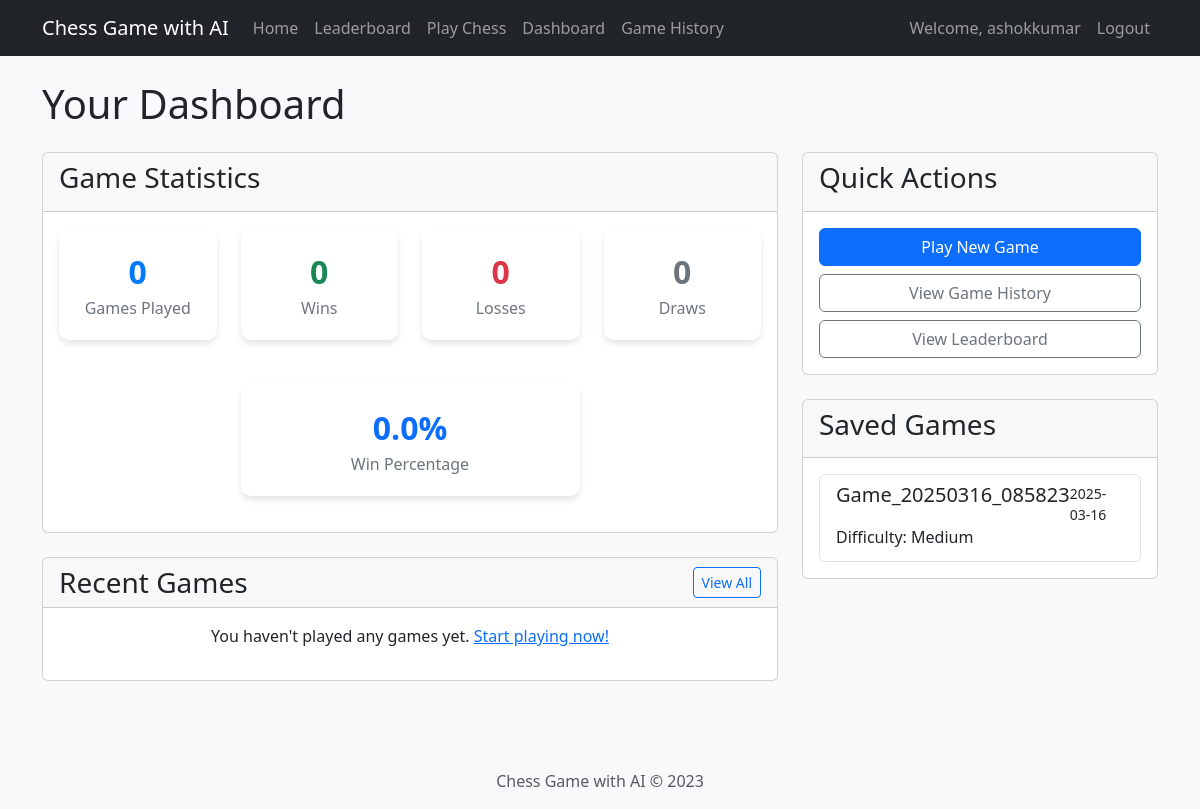
Before: /dashboard (signed in) with the older database file.
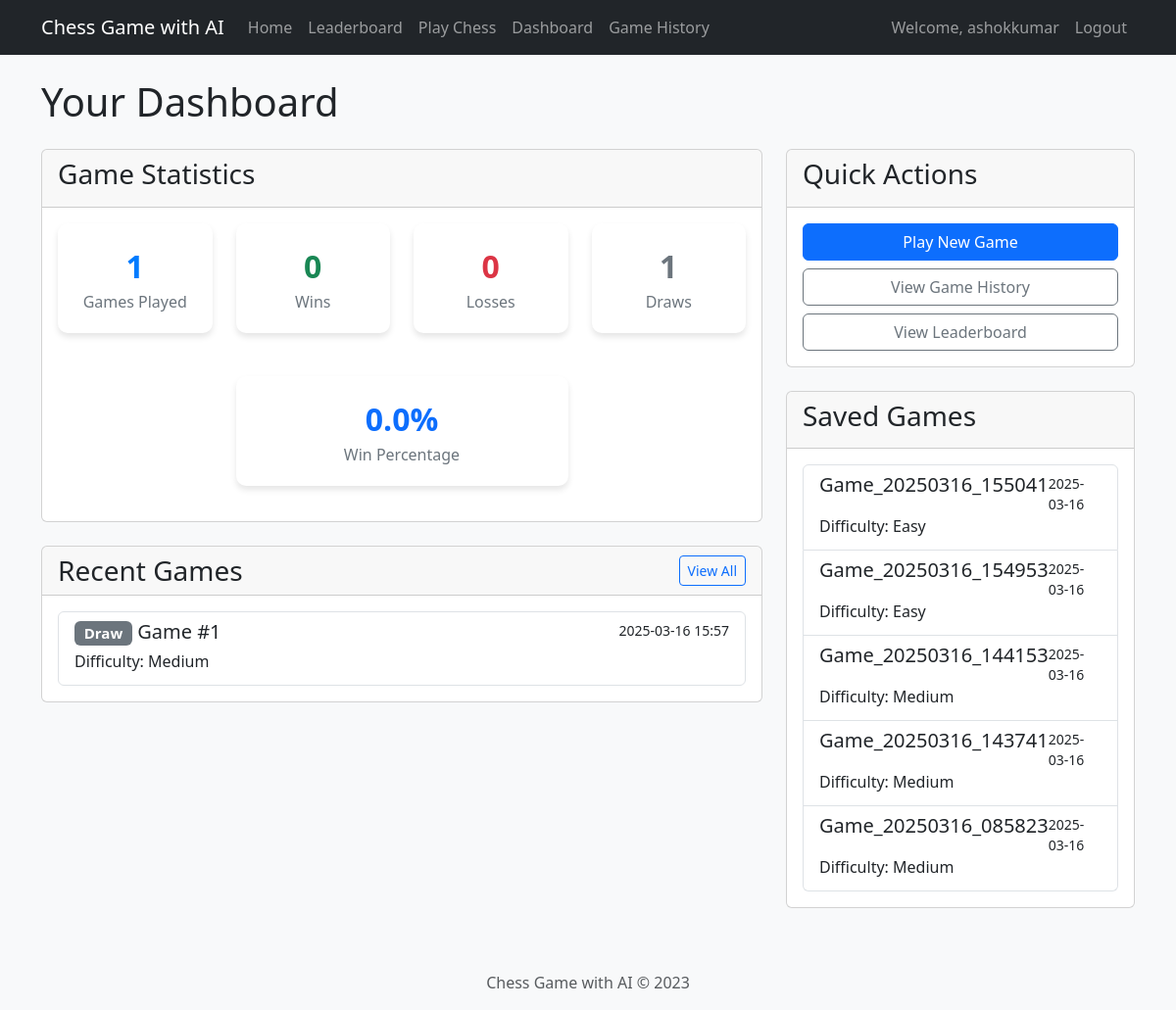
After: the same page with the newer database file.
### chess_app/db/models.py (models this page shows, shortened)
class User(db.Model, UserMixin):
    __tablename__ = 'users'
    id = db.Column(db.Integer, primary_key=True)
    username = db.Column(db.String(64), unique=True, nullable=False)
    password_hash = db.Column(db.String(128), nullable=False)
    created_at = db.Column(db.DateTime, default=datetime.utcnow)
    games_played = db.Column(db.Integer, default=0)
    wins = db.Column(db.Integer, default=0)
    losses = db.Column(db.Integer, default=0)
    draws = db.Column(db.Integer, default=0)
    games = db.relationship('Game', backref='player', lazy='dynamic')
    def get_win_percentage(self):
        if self.games_played == 0:
            return 0
        return (self.wins / self.games_played) * 100

class SavedGame(db.Model):
    __tablename__ = 'saved_games'
    id = db.Column(db.Integer, primary_key=True)
    user_id = db.Column(db.Integer, db.ForeignKey('users.id'), nullable=False)
    name = db.Column(db.String(64), nullable=False)
    created_at = db.Column(db.DateTime, default=datetime.utcnow)
    fen = db.Column(db.String(100), nullable=False)
    moves = db.Column(db.Text, nullable=True)  # Stored as JSON string
    difficulty = db.Column(db.String(10), nullable=False, default='medium')

class Game(db.Model):
    __tablename__ = 'games'
    id = db.Column(db.Integer, primary_key=True)
    user_id = db.Column(db.Integer, db.ForeignKey('users.id'), nullable=False)
    start_time = db.Column(db.DateTime, default=datetime.utcnow)
    end_time = db.Column(db.DateTime, nullable=True)
    result = db.Column(db.String(10), nullable=True)  # 'win', 'loss', 'draw'
    difficulty = db.Column(db.String(10), nullable=False, default='medium')
    moves = db.Column(db.Text, nullable=True)  # Stored as JSON string
    final_fen = db.Column(db.String(100), nullable=True)

### chess_app/web/app.py (the view)
    @app.route('/dashboard')
    @login_required
    def dashboard():
        stats = {
            'games_played': current_user.games_played,
            'wins': current_user.wins,
            'losses': current_user.losses,
            'draws': current_user.draws,
            'win_percentage': current_user.get_win_percentage()
        }
        recent_games = Game.query.filter_by(user_id=current_user.id).order_by(Game.end_time.desc()).limit(5).all()
        saved_games = SavedGame.query.filter_by(user_id=current_user.id).order_by(SavedGame.created_at.desc()).all()
        return render_template('dashboard.html', stats=stats, recent_games=recent_games, saved_games=saved_games)

### chess_app/web/templates/dashboard.html (shortened to what this page needs)
{% extends "base.html" %}
{% block content %}
<div class="row">
    <div class="col-md-12">
        <h1 class="mb-4">Your Dashboard</h1>
        <div class="row">
            <div class="col-md-8">
                <div class="card mb-4">
                    <div class="card-header">
                        <h3 class="card-title">Game Statistics</h3>
                    </div>
                    <div class="card-body">
                        <div class="row">
                            <div class="col-md-3 text-center">
                                <div class="stats-card">
                                    <div class="stats-value">{{ stats.games_played }}</div>
                                    <div class="stats-label">Games Played</div>
                                </div>
                            </div>
                            <div class="col-md-3 text-center">
                                <div class="stats-card">
                                    <div class="stats-value text-success">{{ stats.wins }}</div>
                                    <div class="stats-label">Wins</div>
                                </div>
                            </div>
                            <div class="col-md-3 text-center">
                                <div class="stats-card">
                                    <div class="stats-value text-danger">{{ stats.losses }}</div>
                                    <div class="stats-label">Losses</div>
                                </div>
                            </div>
                            <div class="col-md-3 text-center">
                                <div class="stats-card">
                                    <div class="stats-value text-secondary">{{ stats.draws }}</div>
                                    <div class="stats-label">Draws</div>
                                </div>
                            </div>
                        </div>
                        <div class="row mt-4">
                            <div class="col-md-6 offset-md-3 text-center">
                                <div class="stats-card">
                                    <div class="stats-value text-primary">{{ "%.1f"|format(stats.win_percentage) }}%</div>
                                    <div class="stats-label">Win Percentage</div>
                                </div>
                            </div>
                        </div>
                    </div>
                </div>
                <div class="card mb-4">
                    <div class="card-header d-flex justify-content-between align-items-center">
                        <h3 class="card-title mb-0">Recent Games</h3>
                        <a href="{{ url_for('game_history') }}" class="btn btn-sm btn-outline-primary">View All</a>
                    </div>
                    <div class="card-body">
                        {% if recent_games %}
                        <div class="list-group">
                            {% for game in recent_games %}
                            <a href="{{ url_for('view_game', game_id=game.id) }}" class="list-group-item list-group-item-action">
                                <div class="d-flex w-100 justify-content-between">
                                    <h5 class="mb-1">
                                        {% if game.result == 'win' %}
                                        <span class="badge bg-success">Win</span>
                                        {% elif game.result == 'loss' %}
                                        <span class="badge bg-danger">Loss</span>
                                        {% else %}
                                        <span class="badge bg-secondary">Draw</span>
                                        {% endif %}
                                        Game #{{ game.id }}
                                    </h5>
                                    <small>{{ game.end_time.strftime('%Y-%m-%d %H:%M') }}</small>
                                </div>
                                <p class="mb-1">Difficulty: {{ game.difficulty.capitalize() }}</p>
                            </a>
                            {% endfor %}
                        </div>
                        {% else %}
                        <p class="text-center">You haven't played any games yet. <a href="{{ url_for('play') }}">Start playing now!</a></p>
                        {% endif %}
                    </div>
                </div>
            </div>
            <div class="col-md-4">
                <div class="card mb-4">
                    <div class="card-header">
                        <h3 class="card-title">Quick Actions</h3>
                    </div>
                    <div class="card-body">
                        <div class="d-grid gap-2">
                            <a href="{{ url_for('play') }}" class="btn btn-primary">Play New Game</a>
                            <a href="{{ url_for('game_history') }}" class="btn btn-outline-secondary">View Game History</a>
                            <a href="{{ url_for('leaderboard') }}" class="btn btn-outline-secondary">View Leaderboard</a>
                        </div>
                    </div>
                </div>
                <div class="card">
                    <div class="card-header">
                        <h3 class="card-title">Saved Games</h3>
                    </div>
                    <div class="card-body">
                        {% if saved_games %}
                        <div class="list-group">
                            {% for game in saved_games %}
                            <a href="{{ url_for('load_game', game_id=game.id) }}" class="list-group-item list-group-item-action">
                                <div class="d-flex w-100 justify-content-between">
                                    <h5 class="mb-1">{{ game.name }}</h5>
                                    <small>{{ game.created_at.strftime('%Y-%m-%d') }}</small>
                                </div>
                                <p class="mb-1">Difficulty: {{ game.difficulty.capitalize() }}</p>
                            </a>
                            {% endfor %}
                        </div>
                        {% else %}
                        <p class="text-center">You don't have any saved games.</p>
                        {% endif %}
                    </div>
                </div>
            </div>
        </div>
    </div>
</div>
{% endblock %}

### chess_app/web/templates/base.html (shortened to what this page needs)
<!DOCTYPE html>
<html lang="en">
<head>
    <link rel="stylesheet" href="https://cdn.jsdelivr.net/npm/bootstrap@5.3.0/dist/css/bootstrap.min.css">
    <link rel="stylesheet" href="{{ url_for('static', filename='css/style.css') }}">
</head>
<body>
    <nav class="navbar navbar-expand-lg navbar-dark bg-dark">
        <div class="container">
            <a class="navbar-brand" href="{{ url_for('index') }}">Chess Game with AI</a>
            <div class="collapse navbar-collapse" id="navbarNav">
                <ul class="navbar-nav me-auto">
                    <li class="nav-item">
                        <a class="nav-link" href="{{ url_for('index') }}">Home</a>
                    </li>
                    <li class="nav-item">
                        <a class="nav-link" href="{{ url_for('leaderboard') }}">Leaderboard</a>
                    </li>
                    {% if current_user.is_authenticated %}
                    <li class="nav-item">
                        <a class="nav-link" href="{{ url_for('play') }}">Play Chess</a>
                    </li>
                    <li class="nav-item">
                        <a class="nav-link" href="{{ url_for('dashboard') }}">Dashboard</a>
                    </li>
                    <li class="nav-item">
                        <a class="nav-link" href="{{ url_for('game_history') }}">Game History</a>
                    </li>
                    {% endif %}
                </ul>
                <ul class="navbar-nav">
                    {% if current_user.is_authenticated %}
                    <li class="nav-item">
                        <span class="nav-link">Welcome, {{ current_user.username }}</span>
                    </li>
                    <li class="nav-item">
                        <a class="nav-link" href="{{ url_for('logout') }}">Logout</a>
                    </li>
                    {% endif %}
                </ul>
            </div>
        </div>
    </nav>
    <div class="container mt-4">
        {% block content %}{% endblock %}
    </div>
    <footer class="footer mt-5 py-3 bg-light">
        <div class="container text-center">
            <span class="text-muted">Chess Game with AI &copy; 2023</span>
        </div>
    </footer>
</body>
</html>

### chess_app/web/static/css/style.css (style rules this page uses)
body { font-family: 'Segoe UI', Tahoma, Geneva, Verdana, sans-serif; background-color: #f8f9fa; min-height: 100vh; display: flex; flex-direction: column; }
.footer { margin-top: auto; }
.stats-card { background-color: #fff; border-radius: 10px; box-shadow: 0 4px 6px rgba(0, 0, 0, 0.1); padding: 20px; margin-bottom: 20px; }
.stats-value { font-size: 2rem; font-weight: bold; color: #007bff; }
.stats-label { font-size: 1rem; color: #6c757d; }

Changed rows visible on the page:
added Game: result "Draw", id "1", end_time "2025-03-16 15:57", difficulty "Medium"
added SavedGame: name "Game_20250316_155041", created_at "2025-03-16", difficulty "Easy"
added SavedGame: name "Game_20250316_154953", created_at "2025-03-16", difficulty "Easy"
added SavedGame: name "Game_20250316_144153", created_at "2025-03-16", difficulty "Medium"
added SavedGame: name "Game_20250316_143741", created_at "2025-03-16", difficulty "Medium"
Other visible differences:
{{ stats.games_played }}: "0" → "1"
{{ stats.draws }}: "0" → "1"
text no longer shown: "You haven't played any games yet. Start playing now!"
